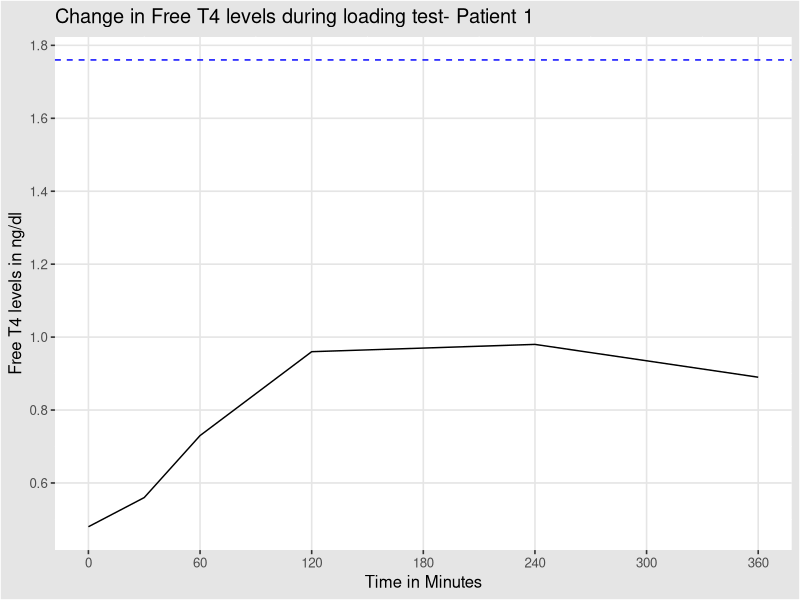

The R script that drew this image:
## ---- chunk 1
library(ggplot2)
library(ggthemes)
time <- c(0,30,60,120,240,360)
ft4 <- c(0.48,0.56,0.73,0.96,0.98,0.89)
loading <- data.frame(time,ft4)

## ---- chunk 2
p <- ggplot(data=loading,aes(x=time,y=ft4,main="Change in Free T4"))+geom_line()+
        xlab("Time in Minutes")+
        ylab("Free T4 levels in ng/dl")+
        ggtitle("Change in Free T4 levels during loading test- Patient 1")+
        scale_x_continuous(breaks=c(0,60,120,180,240,300,360))+
        scale_y_continuous(breaks=seq(0,2.6,0.2))
p+geom_hline(aes(yintercept=1.76),colour="blue",linetype="dashed")+theme_igray()

